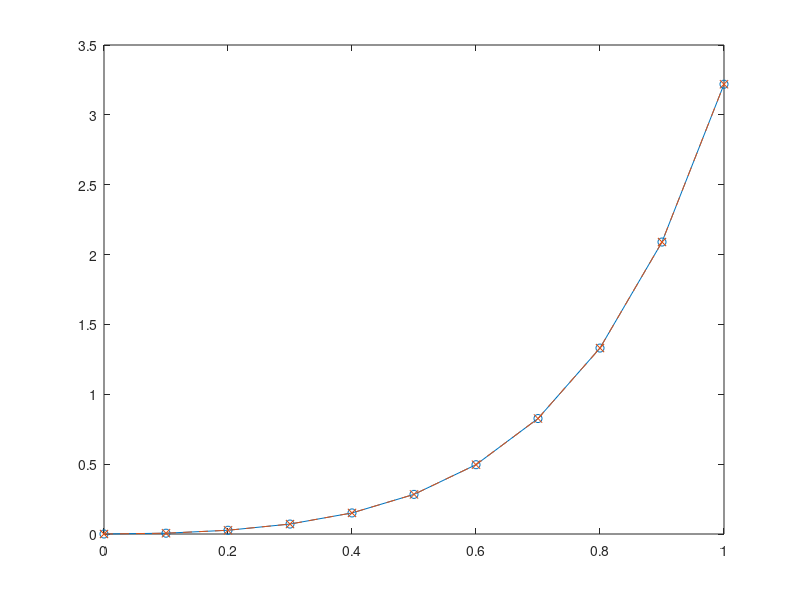

The MATLAB script that drew this image:
clear;clc;
%Define f(t,w)
f = @(t,w)t*exp(3*t) - 2*w;

%Inilization
h = 0.1;
t = ones(11,1);
t(1) = 0;
for i = 1:10
    t(i + 1) = 0.1*i;
end
w = ones(11,1); %approxiated value
w(1) = 0;   %initial value
y = 1/5*t.*exp(3*t) - 1/25*exp(3*t) + 1/25*exp(-2*t); %exact value

%Solve for w
for i = 1:10
    k1 = h*f(t(i),w(i));
    k2 = h*f(t(i) + h/2,w(i) + k1/2);
    k3 = h*f(t(i) + h/2,w(i) + k2/2);
    k4 = h*f(t(i) + h,w(i) + k3);
    w(i + 1) = w(i) + 1/6*(k1 + 2*k2 +2*k3 + k4);
end
error = y - w;

%Plot the results
plot(t,y,'-o',t,w,'--x');